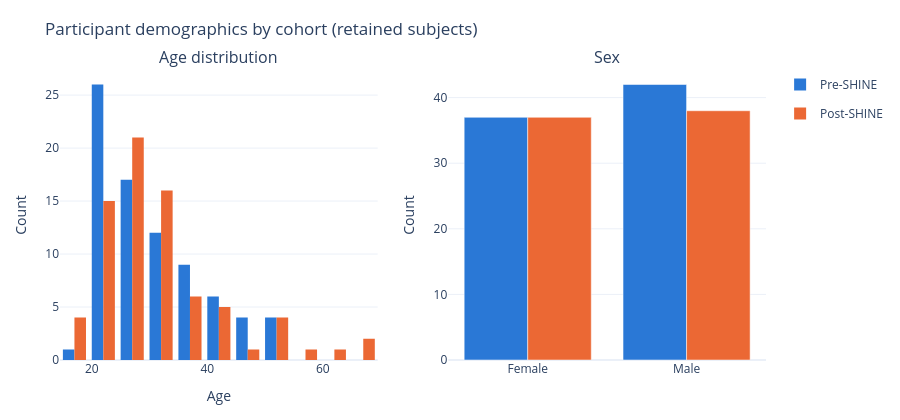

Notebook cell for this chart:
### Markdown cell above
## 5. Age and gender distributions

Age (Mann-Whitney U) and sex (Fisher's exact test on the Male/Female counts) distributions for
each cohort's retained subjects.

### Code cell
fig_demographics(participants).show()

### Figure 1 — Plotly figure (JSON) as saved in the notebook; plotly's stock layout.template omitted (floating-point values rounded to 4 significant figures)
{"data": [{"legendgroup": "pre", "marker": {"color": "#2a78d6"}, "name": "Pre-SHINE", "nbinsx": 12, "type": "histogram", "x": [26.0, 44.0, 39.0, 21.0, 23.0, 32.0, 24.0, 21.0, 24.0, 29.0, 35.0, 32.0, 21.0, 22.0, 27.0, 22.0, 40.0, 23.0, 23.0, 52.0, 41.0, 20.0, 50.0, 35.0, 21.0, 45.0, 28.0, 28.0, 25.0, 39.0, 28.0, 24.0, 34.0, 38.0, 29.0, 28.0, 31.0, 43.0, 33.0, 29.0, 23.0, 45.0, 49.0, 48.0, 23.0, 50.0, 54.0, 39.0, 21.0, 22.0, 24.0, 27.0, 19.0, 35.0, 20.0, 30.0, 41.0, 30.0, 22.0, 23.0, 22.0, 33.0, 29.0, 20.0, 25.0, 24.0, 25.0, 35.0, 34.0, 26.0, 24.0, 34.0, 25.0, 29.0, 37.0, 40.0, 21.0, 34.0, 33.0], "xaxis": "x", "yaxis": "y"}, {"legendgroup": "pre", "marker": {"color": "#2a78d6"}, "name": "Pre-SHINE", "showlegend": false, "type": "bar", "x": ["Female", "Male"], "xaxis": "x2", "y": [37, 42], "yaxis": "y2"}, {"legendgroup": "post", "marker": {"color": "#eb6834"}, "name": "Post-SHINE", "nbinsx": 12, "type": "histogram", "x": [23.0, 52.0, 18.0, 19.0, 28.0, 42.0, 23.0, 38.0, 28.0, 35.0, 25.0, 31.0, 29.0, 26.0, 24.0, 30.0, 29.0, 22.0, 40.0, 30.0, 35.0, 28.0, 51.0, 26.0, 23.0, 25.0, 30.0, 31.0, 42.0, 53.0, 54.0, 29.0, 33.0, 24.0, 25.0, 30.0, 22.0, 65.0, 41.0, 22.0, 22.0, 22.0, 33.0, 25.0, 25.0, 30.0, 34.0, 24.0, 59.0, 32.0, 61.0, 21.0, 19.0, 31.0, 22.0, 30.0, 67.0, 35.0, 32.0, 47.0, 29.0, 18.0, 33.0, 27.0, 20.0, 27.0, 25.0, 26.0, 23.0, 39.0, 37.0, 34.0, 26.0, 44.0, 25.0, 26.0], "xaxis": "x", "yaxis": "y"}, {"legendgroup": "post", "marker": {"color": "#eb6834"}, "name": "Post-SHINE", "showlegend": false, "type": "bar", "x": ["Female", "Male"], "xaxis": "x2", "y": [37, 38], "yaxis": "y2"}], "layout": {"annotations": [{"font": {"size": 16}, "showarrow": false, "text": "Age distribution", "x": 0.225, "xanchor": "center", "xref": "paper", "y": 1.0, "yanchor": "bottom", "yref": "paper"}, {"font": {"size": 16}, "showarrow": false, "text": "Sex", "x": 0.775, "xanchor": "center", "xref": "paper", "y": 1.0, "yanchor": "bottom", "yref": "paper"}], "barmode": "group", "height": 420, "margin": {"b": 60, "l": 60, "r": 40, "t": 70}, "title": {"text": "Participant demographics by cohort (retained subjects)"}, "xaxis": {"anchor": "y", "domain": [0.0, 0.45], "title": {"text": "Age"}}, "xaxis2": {"anchor": "y2", "domain": [0.55, 1.0]}, "yaxis": {"anchor": "x", "domain": [0.0, 1.0], "title": {"text": "Count"}}, "yaxis2": {"anchor": "x2", "domain": [0.0, 1.0], "title": {"text": "Count"}}}}
